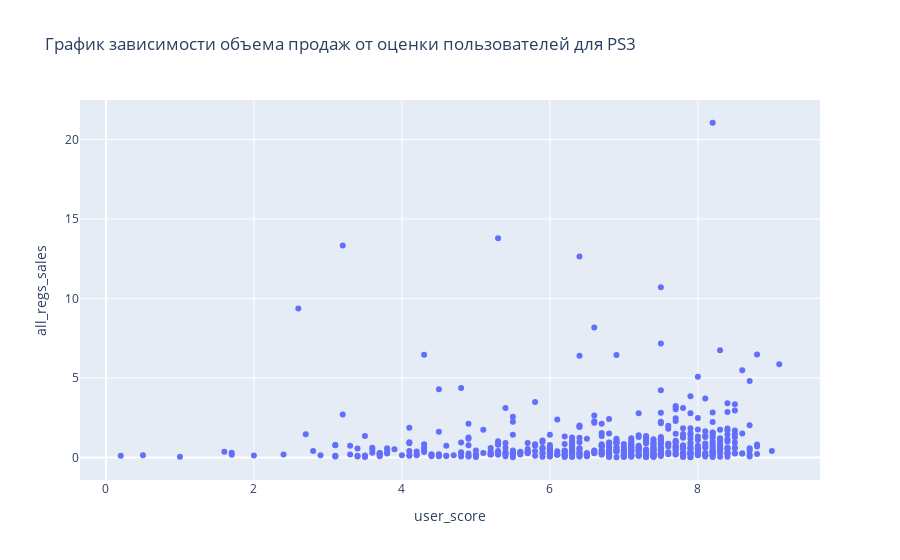

Notebook cell for this chart:
### Code cell
scatter_plot('user_score','all_regs_sales',ps3_user_sales,'График зависимости объема продаж от оценки пользователей для PS3')

### Figure 1 — Plotly figure (JSON) as saved in the notebook; plotly's stock layout.template omitted (floating-point values rounded to 4 significant figures; data arrays with more than 128 entries replaced by an {"elided": "..."} marker saying what was removed)
{"data": [{"hovertemplate": "user_score=%{x}<br>all_regs_sales=%{y}<extra></extra>", "legendgroup": "", "marker": {"color": "#636efa", "symbol": "circle"}, "mode": "markers", "name": "", "orientation": "v", "showlegend": false, "type": "scatter", "x": {"elided": "539 float values"}, "xaxis": "x", "y": {"elided": "539 float values"}, "yaxis": "y"}], "layout": {"legend": {"tracegroupgap": 0}, "title": {"text": "График зависимости объема продаж от оценки пользователей для PS3"}, "xaxis": {"anchor": "y", "domain": [0, 1], "title": {"text": "user_score"}}, "yaxis": {"anchor": "x", "domain": [0, 1], "title": {"text": "all_regs_sales"}}}}
